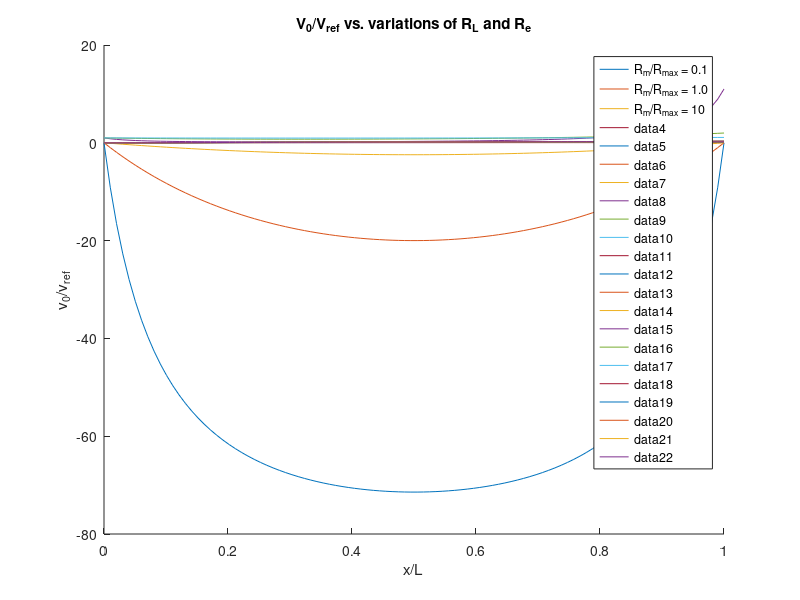

This chart was generated by the following MATLAB code:
%ME 473 - HW5
%Khrisna Kamarga

%% Problem 1

clear all; close all; clc;

RmRmax = [0.1, 1, 10];
thetaThetaMax = linspace(0, 1);

hold on
for i = RmRmax
    error = (i./(i + thetaThetaMax - thetaThetaMax.^2) - 1) * 100;
    plot(thetaThetaMax, error);
end
title("error % vs \theta/\theta_{max}");
legend("R_m/R_{max} = 0.1", "R_m/R_{max} = 1.0", "R_m/R_{max} = 10", "Location", "best");
xlabel("\theta/\theta_{max}");
ylabel("error %");

%% Problem 3
clc;

hold on
for i = RmRmax
    sensitivity = (i*(thetaThetaMax.^2 + i))./(thetaThetaMax.^2 - thetaThetaMax - i).^2;
    plot(thetaThetaMax, sensitivity);
end
title("Sensitivity plot for various R_m/R_{max} values");
legend("R_m/R_{max} = 0.1", "R_m/R_{max} = 1.0", "R_m/R_{max} = 10", "Location", "best");
xlabel("\theta/\theta_{max}");
ylabel("sensitivity");

%% Problem 2
clear all; clc; close all;

Rc = 1;
a = linspace(0,1);
ratio = linspace(0.1,0.9,9);
ratio = [ratio linspace(1,10,10)];


hold on
for i = ratio
    Rl = i*Rc;
    for j = 1
        Re = j*Rc;
        y = Rc*Rl*a./((2*Re+Rc*(1-a)).*(Rc*a+Rl)+Rc*Rl*a);
        plot(a,y);
    end
end
title("V_0/V_{ref} vs. variations of R_L and R_e");
xlabel("x/L");
ylabel("v_0/v_{ref}");